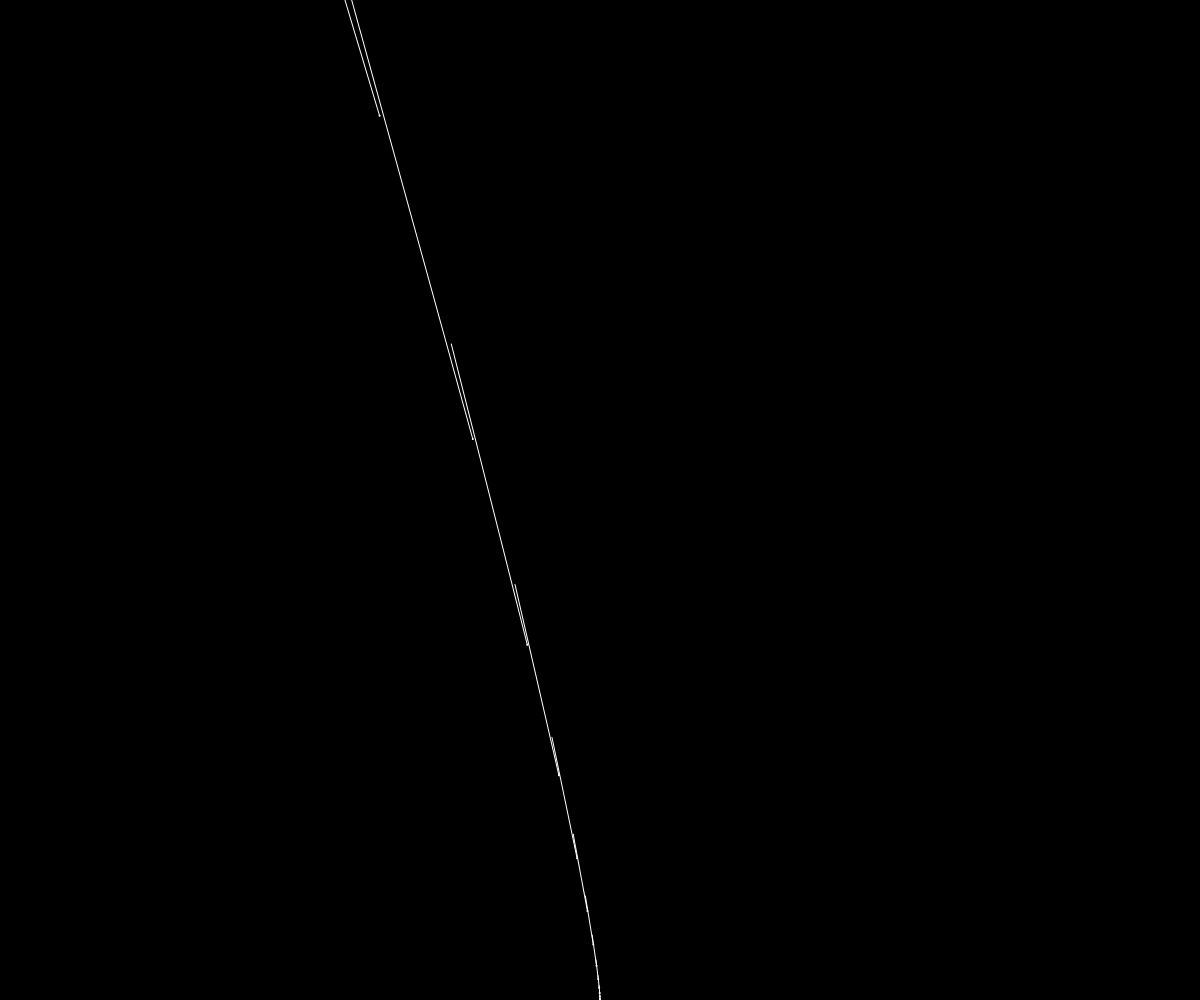
Frame 1 (no input)
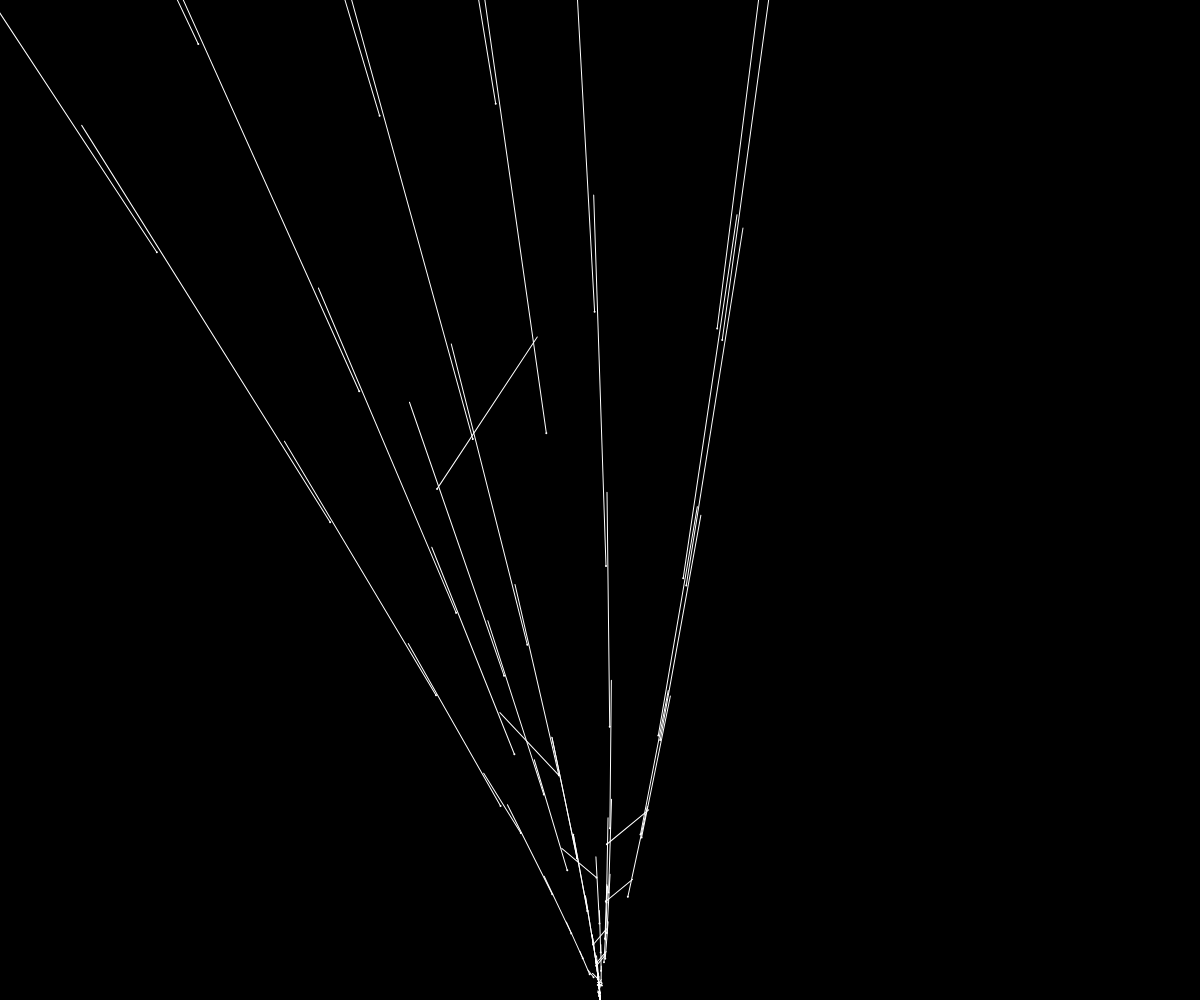
Frame 60 (no input)
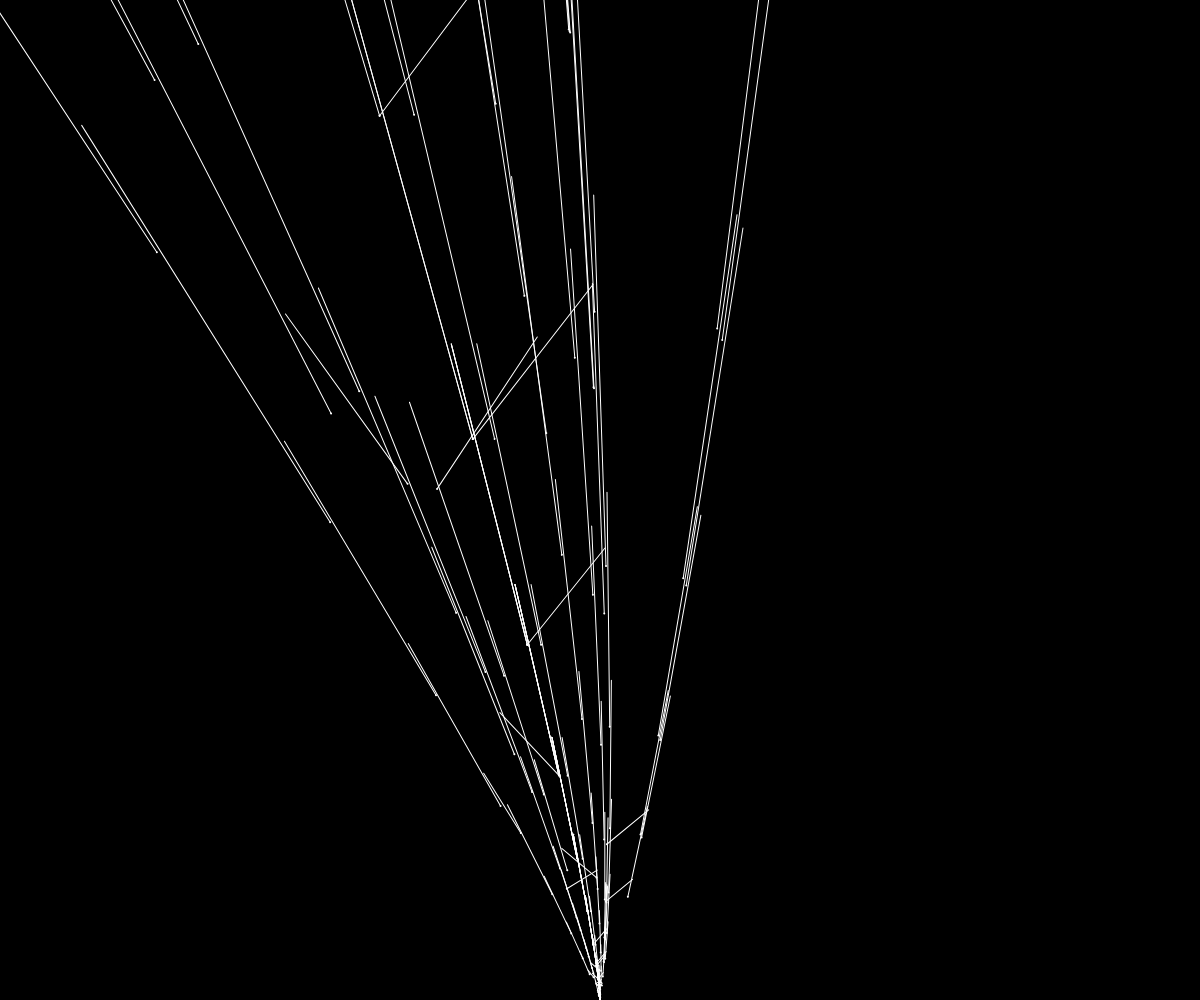
Frame 120 (the mouse pressed at the canvas centre since frame 60)

The p5.js sketch that drew these frames (run headless with seeded random() and noise() and a simulated clock; from frame 60 on, the mouse is pressed at the canvas centre):

// p5.js sketch
// ── sketch.js
let start;
let p = [0.01, 0.85, 0.07, 0.07];
let funcs = [f1, f2, f3, f4];

function setup() {
  createCanvas(windowWidth, windowHeight);
  background(0);
  start = createVector(0, 0);

}

function draw() {

  translate(width / 2, height);
  rotate(160.2);
  for (let n = 0; n < 200; n++) {
    start = start.mult(0.855);
    let previous = createVector(start.x, start.y);
    fill(255);
    noStroke();

    //start.mult(0.82);
    ellipse(start.x, start.y, 2);

    let r = random();

    let psum = 0;
    for (let i = 0; i < p.length; i++) {
      psum += p[i];
      if (r <= psum) {
        start = funcs[i](start);
        break;
      }
    }

    stroke(255);
    strokeWeight(1);
    line(start.x, start.y, previous.x, previous.y);
  }

}

function f1(v) {
  let x = 0;
  let y = (0.16 * v.y) + v.y;
  return createVector(x, y);
}

function f2(v) {
  let x = ((0.85 * v.x) + (0.04 * v.y)) + v.x;
  let y = (((-0.04 * v.x) + (0.85 * v.y)) + 1.6) + v.y;
  return createVector(x, y);
}

function f3(v) {
  let x = ((0.2 * v.x) - (0.26 * v.y)) + v.x;
  let y = (((0.23 * v.x) + (0.22 * v.y)) + 1.6) + v.y;
  return createVector(x, y);
}

function f4(v) {
  let x = ((-0.15 * v.x) + (0.28 * v.y)) + v.x;
  let y = (((0.26 * v.x) + (0.24 * v.y)) + 0.44) + v.y;
  return createVector(x, y);
}
